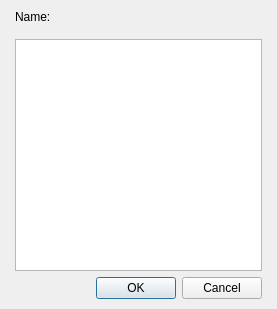
<?xml version="1.0" encoding="UTF-8"?>
<ui version="4.0">
 <class>DialogSystemWeaponArmorKind</class>
 <widget class="QDialog" name="DialogSystemWeaponArmorKind">
  <property name="geometry">
   <rect>
    <x>0</x>
    <y>0</y>
    <width>277</width>
    <height>309</height>
   </rect>
  </property>
  <property name="windowTitle">
   <string>Kind</string>
  </property>
  <layout class="QGridLayout" name="gridLayout">
   <property name="leftMargin">
    <number>15</number>
   </property>
   <property name="topMargin">
    <number>10</number>
   </property>
   <property name="rightMargin">
    <number>15</number>
   </property>
   <property name="bottomMargin">
    <number>10</number>
   </property>
   <item row="0" column="0">
    <layout class="QVBoxLayout" name="verticalLayout_2">
     <item>
      <layout class="QVBoxLayout" name="verticalLayout" stretch="0,1">
       <property name="spacing">
        <number>15</number>
       </property>
       <item>
        <layout class="QHBoxLayout" name="horizontalLayout" stretch="0,1">
         <item>
          <widget class="QLabel" name="labelName">
           <property name="text">
            <string>Name:</string>
           </property>
          </widget>
         </item>
         <item>
          <widget class="WidgetTextLang" name="widgetName" native="true">
           <property name="minimumSize">
            <size>
             <width>0</width>
             <height>0</height>
            </size>
           </property>
           <property name="maximumSize">
            <size>
             <width>16777215</width>
             <height>16777215</height>
            </size>
           </property>
          </widget>
         </item>
        </layout>
       </item>
       <item>
        <widget class="QTreeView" name="treeViewEquipment">
         <property name="horizontalScrollBarPolicy">
          <enum>Qt::ScrollBarAlwaysOff</enum>
         </property>
         <property name="editTriggers">
          <set>QAbstractItemView::NoEditTriggers</set>
         </property>
         <property name="indentation">
          <number>0</number>
         </property>
         <attribute name="headerVisible">
          <bool>false</bool>
         </attribute>
        </widget>
       </item>
      </layout>
     </item>
     <item>
      <widget class="QDialogButtonBox" name="buttonBox">
       <property name="orientation">
        <enum>Qt::Horizontal</enum>
       </property>
       <property name="standardButtons">
        <set>QDialogButtonBox::Cancel|QDialogButtonBox::Ok</set>
       </property>
      </widget>
     </item>
    </layout>
   </item>
  </layout>
 </widget>
 <customwidgets>
  <customwidget>
   <class>WidgetTextLang</class>
   <extends>QWidget</extends>
   <header>widgettextlang.h</header>
   <container>1</container>
  </customwidget>
 </customwidgets>
 <resources/>
 <connections>
  <connection>
   <sender>buttonBox</sender>
   <signal>accepted()</signal>
   <receiver>DialogSystemWeaponArmorKind</receiver>
   <slot>accept()</slot>
   <hints>
    <hint type="sourcelabel">
     <x>248</x>
     <y>254</y>
    </hint>
    <hint type="destinationlabel">
     <x>157</x>
     <y>274</y>
    </hint>
   </hints>
  </connection>
  <connection>
   <sender>buttonBox</sender>
   <signal>rejected()</signal>
   <receiver>DialogSystemWeaponArmorKind</receiver>
   <slot>reject()</slot>
   <hints>
    <hint type="sourcelabel">
     <x>316</x>
     <y>260</y>
    </hint>
    <hint type="destinationlabel">
     <x>286</x>
     <y>274</y>
    </hint>
   </hints>
  </connection>
 </connections>
</ui>
